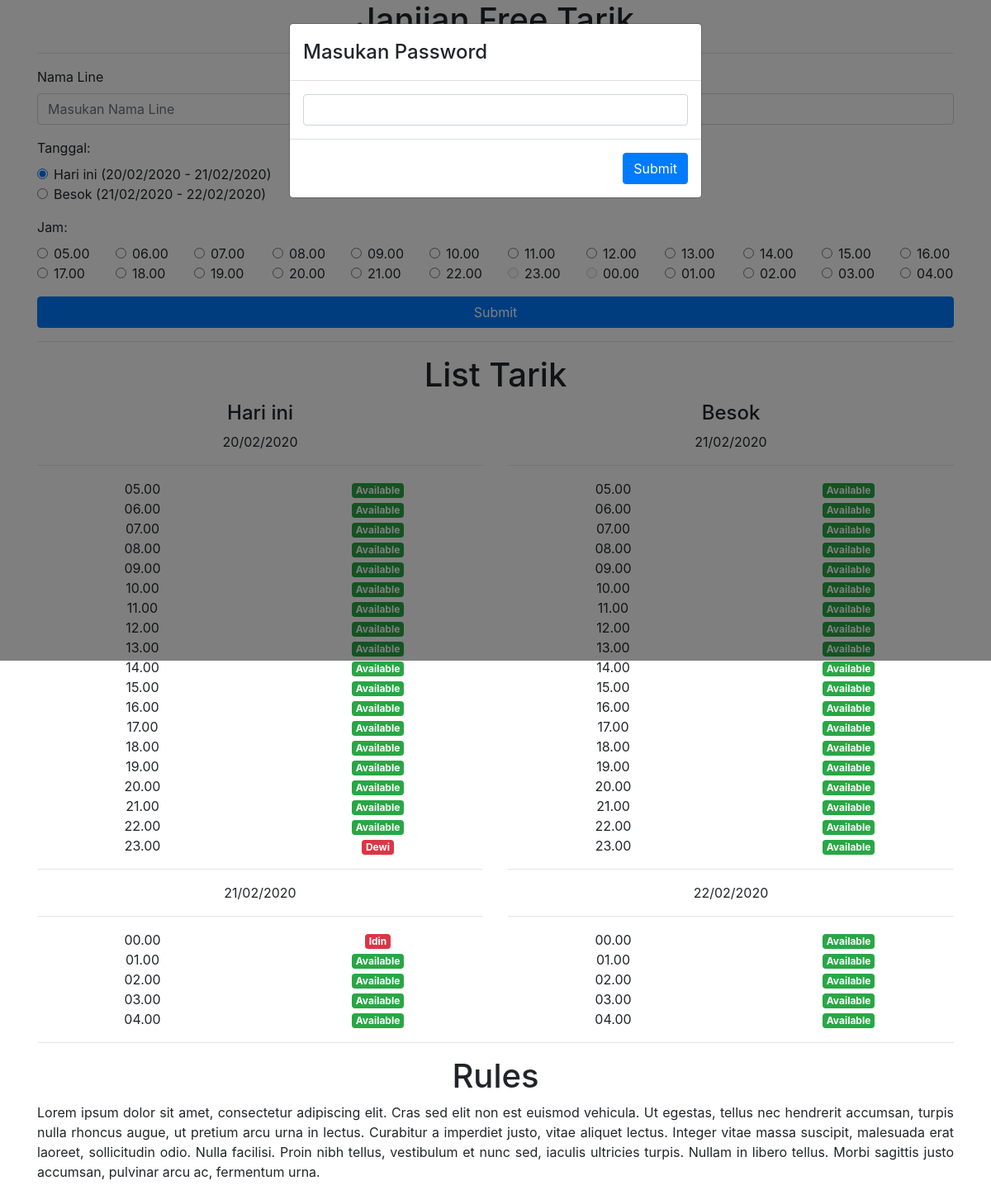
The page / on the database its author committed.
### tables this page shows
CREATE TABLE `app_time` (
  `id` int(11) NOT NULL AUTO_INCREMENT,
  `label` char(6) DEFAULT NULL,
  `keterangan` varchar(20) NOT NULL DEFAULT 'today',
  PRIMARY KEY (`id`)
);

CREATE TABLE `app_tarik` (
  `id` int(11) NOT NULL AUTO_INCREMENT,
  `id_time` int(11) DEFAULT NULL,
  `name_line` varchar(50) DEFAULT NULL,
  `date_label` varchar(20) DEFAULT NULL,
  `date` date DEFAULT NULL,
  PRIMARY KEY (`id`),
  KEY `time` (`id_time`),
  CONSTRAINT `time` FOREIGN KEY (`id_time`) REFERENCES `app_time` (`id`)
);

### index.php (the view, shortened to what this page needs)
<?php
	include "config/database.php";
	$sql = "SELECT app_time.id, app_time.label, app_tarik.id_time, app_tarik.name_line, app_tarik.date_label, app_tarik.date,
						CASE
							WHEN app_time.id = app_tarik.id_time THEN app_tarik.name_line
							ELSE 'available'
						END AS status
					FROM app_time
						LEFT JOIN app_tarik
							ON app_tarik.id_time = app_time.id
								AND app_tarik.date = Curdate()
					GROUP BY app_time.id
					ORDER BY app_time.keterangan='today' DESC, app_time.id ASC";
	$query = mysqli_query($db_handle, $sql);
?>
<!DOCTYPE html>
<html lang="en">
<head>
    <link rel="stylesheet" href="assets/css/bootstrap.min.css">
</head>
<body>
	<div class="container">
		<h1 align="center">Janjian Free Tarik</h1>
		<div class="form-group">
			<label for="lineName">Nama Line</label>
		</div>
		<div class="form-group">
			<?php
				$datetime = new DateTime('tomorrow');
				$interval1day = new DateTime('tomorrow');
				$interval1day->modify('+1 day');
			?>
			<label for="tanggal">Tanggal:</label>
			<div class="form-check">
				<label class="form-check-label">
					<input type="radio" class="form-check-input" required name="date" value="today" checked> Hari ini (<?php echo date('d/m/Y')." - ". $datetime->format('d/m/Y') ?>)
				</label>
			</div>
			<div class="form-check">
				<label class="form-check-label">
					<input type="radio" class="form-check-input" required name="date" id="tomorrow" value="tomorrow"> Besok (<?php echo $datetime->format('d/m/Y'). " - ".$interval1day->format('d/m/Y'); ?>)
				</label>
			</div>
		</div>
		<div class="form-group">
			<label for="jam">Jam:</label>
			<div class="row" id='post-result'>
			<?php
				while ($row = mysqli_fetch_object($query)) {
					$disabled = 'disabled';
					if ($row->status === 'available') {
						$disabled = '';
					}
			?>
				<div class="col" id="firstShow">
					<div class="form-check">
						<label class="form-check-label">
							<input type="radio" class="form-check-input" required name="time" value="<?= $row->id ?>" <?= $disabled ?>> <?= $row->label ?>
						</label>
					</div>
				</div>
			<?php } ?>
			</div>
		</div>
		<button type="submit" name="submit" class="btn btn-primary btn-block" data-toggle="modal" data-target="#myModal">Submit</button>
		<hr>
		<h1 align="center">List Tarik</h1>
		<div class="row" align="center">
				<div class="col">
					<h4>Hari ini</h4>
					<div><?= date('d/m/Y') ?></div>
					<hr>
					<?php
						$sqlCurdate = "SELECT *,
														CASE
															WHEN app_time.id = app_tarik.id_time THEN app_tarik.name_line
															ELSE 'available'
														END AS status
													FROM app_time
														LEFT JOIN app_tarik
															ON app_tarik.id_time = app_time.id AND app_tarik.date = curdate()
															GROUP BY app_time.id
													ORDER BY app_time.keterangan='today' DESC, app_time.id ASC";
						$queryCurdate = mysqli_query($db_handle, $sqlCurdate);
						$countCurdate = 1;
						while ($rowData = mysqli_fetch_object($queryCurdate)) {
							if ($rowData->status === 'available') {
								$badge = "success";
							} else {
								$badge = "danger";
							}
							if ($rowData->keterangan === 'tomorrow') {
								if ($countCurdate === 1) {
									echo "<hr>".$datetime->format('d/m/Y')."<hr>";
								}
								$countCurdate++;
							}
					?>
							<div class="row">
								<div class="col">
									<?= $rowData->label ?>
								</div>
								<div class="col">
									<span class="badge badge-<?php echo $badge ?>"><?= ucwords($rowData->status) ?></span>
								</div>
							</div>
					<?php
						}
					?>
				</div>
				<div class="col">
					<h4>Besok</h4>
					<div><?= $datetime->format('d/m/Y') ?></div>
					<hr>
					<?php
						$sqlTomorrow = "SELECT *,
														CASE
															WHEN app_time.id = app_tarik.id_time THEN app_tarik.name_line
															ELSE 'available'
														END AS status
														FROM app_time
															LEFT JOIN app_tarik
																ON app_tarik.id_time = app_time.id AND app_tarik.date = curdate() + interval 1 day
																GROUP BY app_time.id
														ORDER BY app_time.keterangan='today' DESC, app_time.id ASC";
						$queryTomorrow = mysqli_query($db_handle, $sqlTomorrow);
						$count = 1;
						while ($rowData = mysqli_fetch_object($queryTomorrow)) {
							if ($rowData->status === 'available') {
								$badge = "success";
							} else {
								$badge = "danger";
							}
							if ($rowData->keterangan === 'tomorrow') {
								if ($count === 1) {
									$datetime->modify('+1 day');
									echo "<hr>".$datetime->format('d/m/Y')."<hr>";
								}
								$count++;
							}
					?>
							<div class="row">
								<div class="col">
									<?= $rowData->label ?>
								</div>
								<div class="col">
									<span class="badge badge-<?php echo $badge ?>"><?= ucwords($rowData->status) ?></span>
								</div>
							</div>
					<?php } ?>
		</div>
		<div class="container text-justify">
			<hr>
			<h1 align="center">Rules</h1>
			<p>Lorem ipsum dolor sit amet, consectetur adipiscing elit. Cras sed elit non est euismod vehicula. Ut egestas, tellus nec hendrerit accumsan, turpis nulla rhoncus augue, ut pretium arcu urna in lectus. Curabitur a imperdiet justo, vitae aliquet lectus. Integer vitae massa suscipit, malesuada erat laoreet, sollicitudin odio. Nulla facilisi. Proin nibh tellus, vestibulum et nunc sed, iaculis ultricies turpis. Nullam in libero tellus. Morbi sagittis justo accumsan, pulvinar arcu ac, fermentum urna.</p>
		</div>
		<div class="modal fade" id="modalPassword">
			<div class="modal-dialog">
				<div class="modal-content">
					<div class="modal-header">
						<h4 class="modal-title">Masukan Password</h4>
					</div>
					<div class="modal-body">
						<input type="password" class="form-control" required name="password" id="password">
					</div>
					<div class="modal-footer">
						<button type="button" class="btn btn-primary" id="submitPassword" data-dismiss="modal">Submit</button>
					</div>
				</div>
			</div>
		</div>
</body>
</html>

### rows shown on the page
app_time: label "05.00", status "Available"
app_time: label "06.00", status "Available"
app_time: label "07.00", status "Available"
app_time: label "08.00", status "Available"
app_time: label "09.00", status "Available"
app_time: label "10.00", status "Available"
app_time: label "11.00", status "Available"
app_time: label "12.00", status "Available"
app_time: label "13.00", status "Available"
app_time: label "14.00", status "Available"
app_time: label "15.00", status "Available"
app_time: label "16.00", status "Available"
app_time: label "17.00", status "Available"
app_time: label "18.00", status "Available"
app_time: label "19.00", status "Available"
app_time: label "20.00", status "Available"
app_time: label "21.00", status "Available"
app_time: label "22.00", status "Available"
app_time: label "23.00", status "Available"
app_time: label "00.00", status "Available"
app_time: label "01.00", status "Available"
app_time: label "02.00", status "Available"
app_time: label "03.00", status "Available"
app_time: label "04.00", status "Available"
app_tarik: id_time.label "23.00", status "Dewi"
app_tarik: id_time.label "00.00", status "Idin"

### other values the page prints
$datetime->format('d/m/Y') "21/02/2020"
$interval1day->format('d/m/Y') "22/02/2020"
